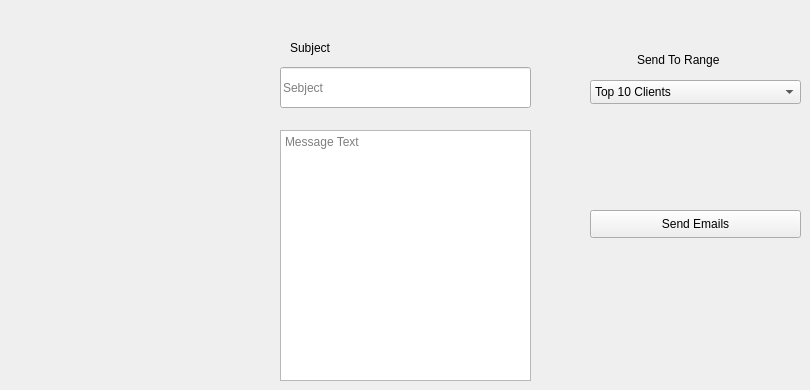
      <widget class="QWidget" name="tab_9">
       <attribute name="title">
        <string>Send Emails</string>
       </attribute>
       <widget class="QLineEdit" name="lineEdit_22">
        <property name="geometry">
         <rect>
          <x>280</x>
          <y>67</y>
          <width>251</width>
          <height>41</height>
         </rect>
        </property>
        <property name="placeholderText">
         <string>Sebject</string>
        </property>
       </widget>
       <widget class="QLabel" name="label_98">
        <property name="geometry">
         <rect>
          <x>290</x>
          <y>40</y>
          <width>58</width>
          <height>16</height>
         </rect>
        </property>
        <property name="text">
         <string>Subject</string>
        </property>
       </widget>
       <widget class="QPlainTextEdit" name="plainTextEdit">
        <property name="geometry">
         <rect>
          <x>280</x>
          <y>130</y>
          <width>251</width>
          <height>251</height>
         </rect>
        </property>
        <property name="placeholderText">
         <string>Message Text</string>
        </property>
       </widget>
       <widget class="QLabel" name="label_99">
        <property name="geometry">
         <rect>
          <x>637</x>
          <y>50</y>
          <width>101</width>
          <height>20</height>
         </rect>
        </property>
        <property name="text">
         <string>Send To Range</string>
        </property>
       </widget>
       <widget class="QComboBox" name="comboBox_2">
        <property name="geometry">
         <rect>
          <x>590</x>
          <y>80</y>
          <width>211</width>
          <height>24</height>
         </rect>
        </property>
        <item>
         <property name="text">
          <string>Top 10 Clients</string>
         </property>
        </item>
        <item>
         <property name="text">
          <string>Top Clients</string>
         </property>
        </item>
        <item>
         <property name="text">
          <string>Top Vistors</string>
         </property>
        </item>
        <item>
         <property name="text">
          <string>Top Renters</string>
         </property>
        </item>
        <item>
         <property name="text">
          <string>Top Reader</string>
         </property>
        </item>
       </widget>
       <widget class="QPushButton" name="pushButton_19">
        <property name="geometry">
         <rect>
          <x>590</x>
          <y>210</y>
          <width>211</width>
          <height>28</height>
         </rect>
        </property>
        <property name="text">
         <string>Send Emails</string>
        </property>
       </widget>
      </widget>
